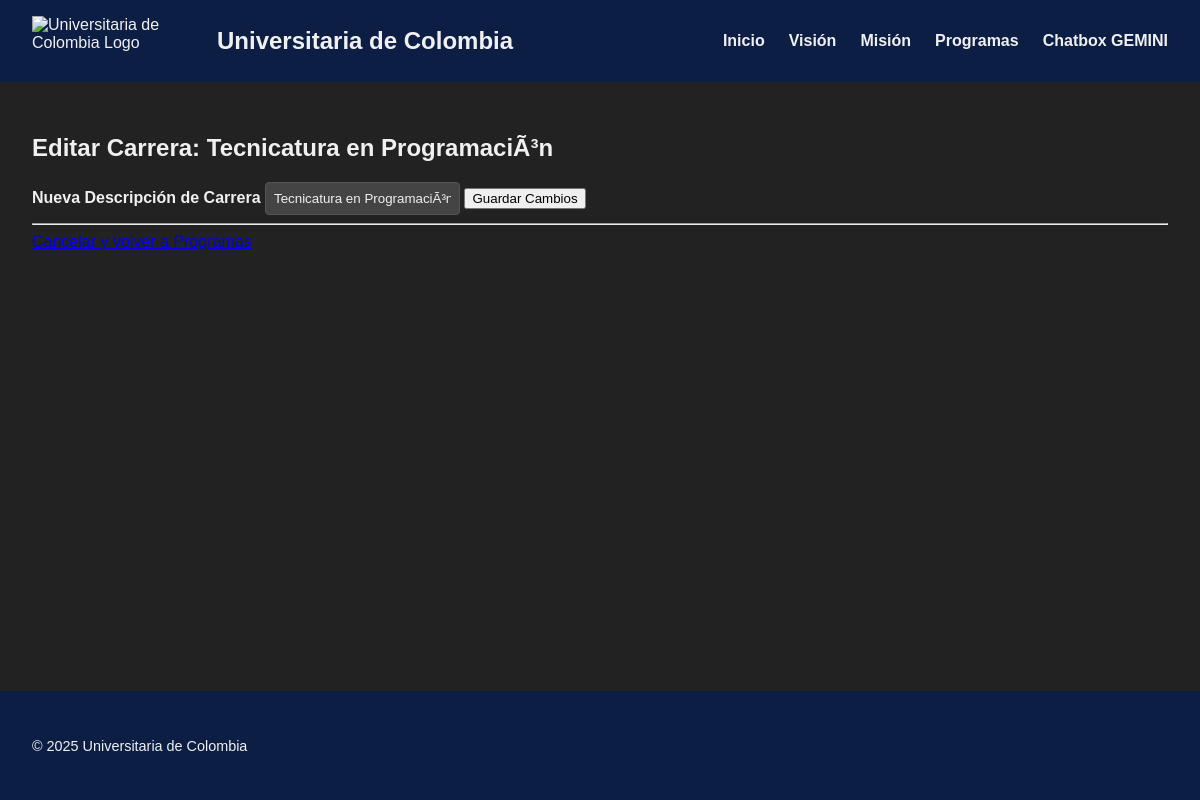
The app's page /editar/3 with its own data.
### tables this page shows
CREATE TABLE carrera (
    id INTEGER PRIMARY KEY AUTOINCREMENT,
    descripcion TEXT NOT NULL UNIQUE
);

### main.py (the view)
@app.route('/editar/<int:id>', methods=('GET', 'POST'))
def editar_carrera(id):
    carrera = db.get_carrera(id)
    if request.method == 'POST':
        new_descripcion = request.form['descripcion_carrera']
        if db.update_carrera(id, new_descripcion):
            return redirect(url_for('programas'))
        else:
            return "Error al actualizar la carrera", 500
    if carrera:
        return render_template('editar_carrera.html', carrera=carrera)
    else:
        return "Carrera no encontrada", 404

### database.py (called while the page is built)
def create_connection():
    conn = None
    try:
        db_path = os.path.join(BASE_DIR, DATABASE)
        conn = sqlite3.connect(db_path)
        conn.row_factory = sqlite3.Row
    except sqlite3.Error as e:
        print(f"Error connecting to database: {e}")
    return conn

def get_carrera(carrera_id):
    conn = create_connection()
    carrera = None
    if conn:
        try:
            carrera = conn.execute("SELECT * FROM carrera WHERE id = ?", (carrera_id,)).fetchone()
        except sqlite3.Error as e:
            print(f"Error al obtener carrera: {e}")
        finally:
            conn.close()
    return carrera

### templates/editar_carrera.html (shortened to what this page needs)
{% extends "base.html" %}
{% block content %}
    <h2>Editar Carrera: {{ carrera['descripcion'] }}</h2>
    <form method="POST">
        <label for="descripcion_carrera">Nueva Descripción de Carrera</label>
        <input type="text" id="descripcion_carrera" name="descripcion_carrera"
               value="{{ carrera['descripcion'] }}" required>
        <button type="submit">Guardar Cambios</button>
    </form>
    <hr>
    <a href="{{ url_for('programas') }}">Cancelar y volver a Programas</a>
{% endblock %}

### static/styles.css (style rules this page uses)
:root { --bg-dark: #0d1e44; --bg-medium: #1e3a6c; --text-light: #f0f0f0; --highlight-blue: #007ACC; --highlight-red: #CC0000; --highlight-yellow: #ffcc00; --font-family: 'Arial', sans-serif; }
html, body { height: 100%; margin: 0; padding: 0; }
body { background-color: #222; color: var(--text-light); font-family: var(--font-family); display: flex; flex-direction: column; }
form label { font-weight: bold; color: var(--text-light); }
form input[type="text"] { padding: 8px; border: 1px solid #555; background-color: #444; color: var(--text-light); border-radius: 4px; flex-grow: 1; }

### records on screen
carrera: descripcion "Tecnicatura en ProgramaciÃ³n", descripcion_carrera "Tecnicatura en ProgramaciÃ³n"
